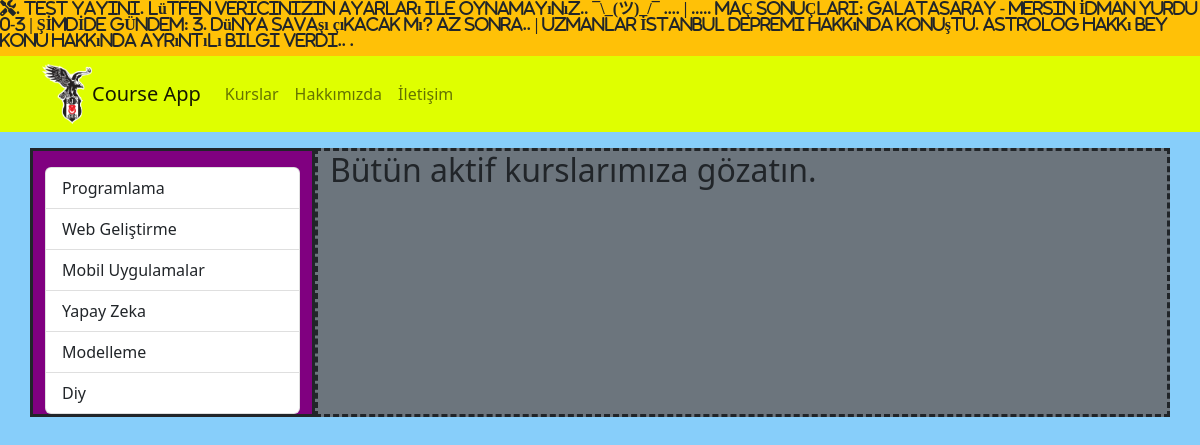
Before: /kurslar/ with the older database file.
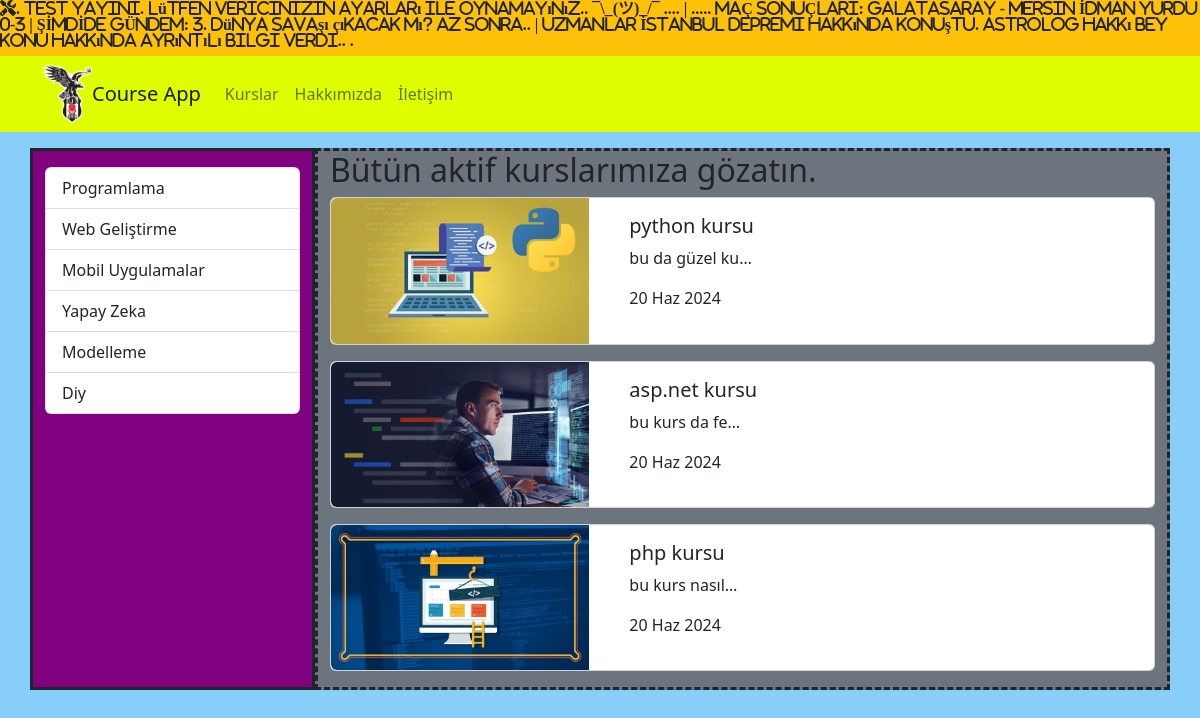
After: the same page with the newer database file.
### courses/models.py (models this page shows, shortened)
class Course(models.Model):
    title = models.CharField(max_length=50)
    description = models.TextField()
    imageUrl = models.CharField(max_length=50, blank=False)
    date = models.DateField()
    isActive = models.BooleanField()

### courses/views.py (the view)
# urls.py: path('', views.index),
def index(request):
    kurslar = Course.objects.filter(isActive=1)
    kategoriler = db["categories"]
    return render(request, 'courses/index.html', {
        'categories': kategoriler,
        'courses': kurslar
    })

### courses/templates/courses/index.html (shortened to what this page needs)
{% extends "layout.html" %}
{% load static %}
{% block css_files %}
        <link rel="stylesheet" href="{%static 'courses/css/style.css'%}">
{% endblock  %}
{% block content %}
        <div class="container mt-3">
                <div class="row">
                    <div class="col-3" style="border:solid; background-color:purple">
                    {% include 'courses/partials/_categories.html' %}
                       </div>
                <div class="col-9 bg-secondary" style="border:dashed">
                <h2>Bütün aktif kurslarımıza gözatın. </h2>
                        {% for course  in courses %}
                                         {% include 'courses/partials/_course.html' %}
                        {% endfor %}
                                        </div>
                </div>
        </div>
{% endblock  %}

### templates/layout.html (shortened to what this page needs)
 {% load static  %}
<!DOCTYPE html>
<html lang="en">
<head>
    <link rel="stylesheet" href="{% static 'css/bootstrap.min.css' %}"  />
    {% block css_files %}{% endblock %}  <link rel="stylesheet" href="https://cdnjs.cloudflare.com/ajax/libs/font-awesome/6.2.1/css/all.min.css" />
</head>
<body>
    {% include "partials/_ustbilgi.html" %}
    {% include 'partials/_nav.html' %}
    {% block content %}{% endblock  %}
</body>
</html>

### templates/partials/_ustbilgi.html
<div class="bg-warning"> <marquee> <h6 class="fa-solid fa-screwdriver-wrench">.
TEST YAYINI.    Lütfen vericinizin ayarları ile oynamayınız..    ¯\_(ツ)_/¯   ....  |  .....   MAÇ SONUÇLARI:   Galatasaray - Mersin İdman Yurdu 0-3  |  ŞİMDİDE GÜNDEM:   3. Dünya Savaşı çıkacak mı?     Az sonra..     |   Uzmanlar İstanbul depremi hakkında konuştu.   Astrolog Hakkı Bey konu hakkında ayrıntılı bilgi verdi..   .</h6></marquee></div>

### templates/partials/_nav.html
   {% load static  %}
    <nav class= "navbar navbar-expand-lg" style = "background: #DFFF00; " >
        <div class="container">
            <img src="{% static 'img/bjklogo.jpg' %}" alt="" width="50" height="60">
            <a href="" class="navbar-brand">Course App</a>
            <ul class="navbar-nav me-auto">
                <li class="nav-item">
                    <a href="/kurslar" class="nav-link">Kurslar</a>
                </li>
                <li class="nav-item">
                    <a href="/about" class="nav-link">Hakkımızda</a>
                </li>
                <li class="nav-item">
                    <a href="/contact" class="nav-link">İletişim</a>
                </li>
            </ul>
        </div>
       </nav>

### courses/templates/courses/partials/_categories.html
<div class="list-group mt-3">
    {% for  category in categories %}
    <a href="{% url "courses_by_category" category.slug%}" class=list-group-item list-group-item-action>{{category.name|title}}</a>
    {% endfor %}
</div>

### courses/templates/courses/partials/_course.html
 {% load static %}
<div class="card mb-3">
    <div class="row">
        <div class="col-4">
            <img
                class="img-fluid rounded-start"
                src="{% static 'courses/img/'|add:course.imageUrl %}"
                alt="course.title"
            />
        </div>
        <div class="col-8">
            <div class="card-body">
                <h5 class="card-title">{{course.title }}</h5>
                <p class="card-text">{{course.description|truncatechars:15}}</p>
                <p>{{course.date|date:'SHORT_DATE_FORMAT'}}</p>
            </div>
        </div>
    </div>
</div>

### courses/static/courses/css/style.css (style rules this page uses)
body { background-color: lightskyblue; }

Changed rows visible on the page:
added Course: imageUrl (picture), title "python kursu", description "bu da güzel ku…", date "20 Haz 2024"
added Course: imageUrl (picture), title "asp.net kursu", description "bu kurs da fe…", date "20 Haz 2024"
added Course: imageUrl (picture), title "php kursu", description "bu kurs nasıl…", date "20 Haz 2024"
